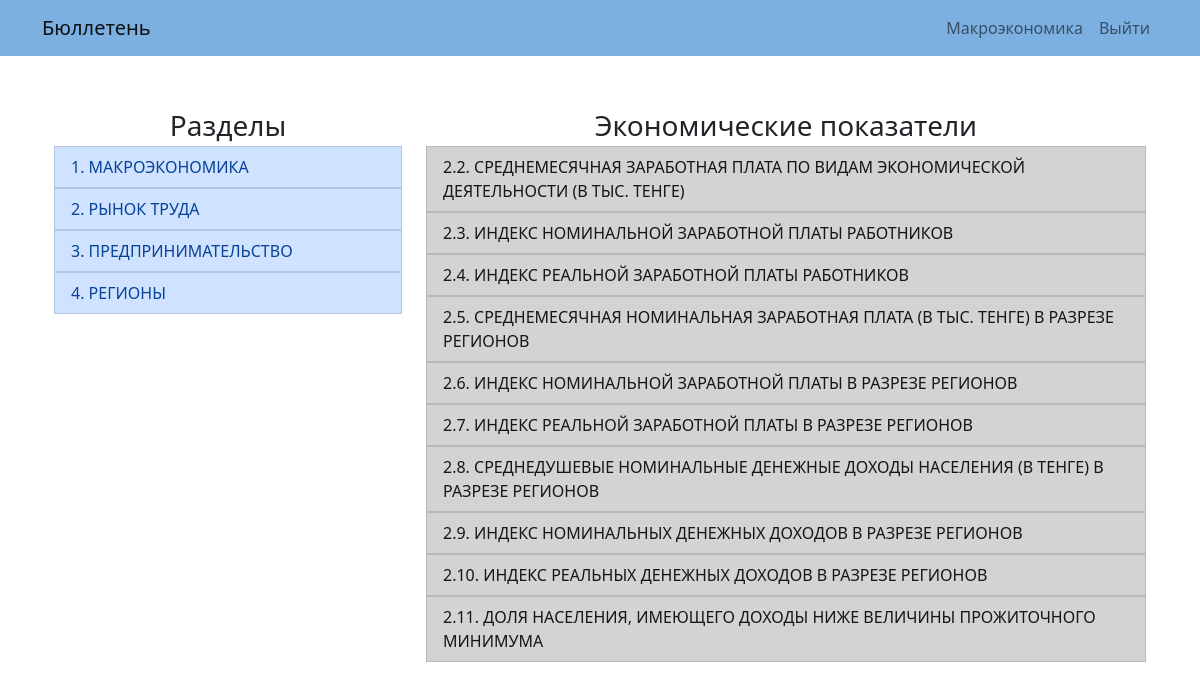
Before: /macroindex/labor-market (signed in) with the older database file.
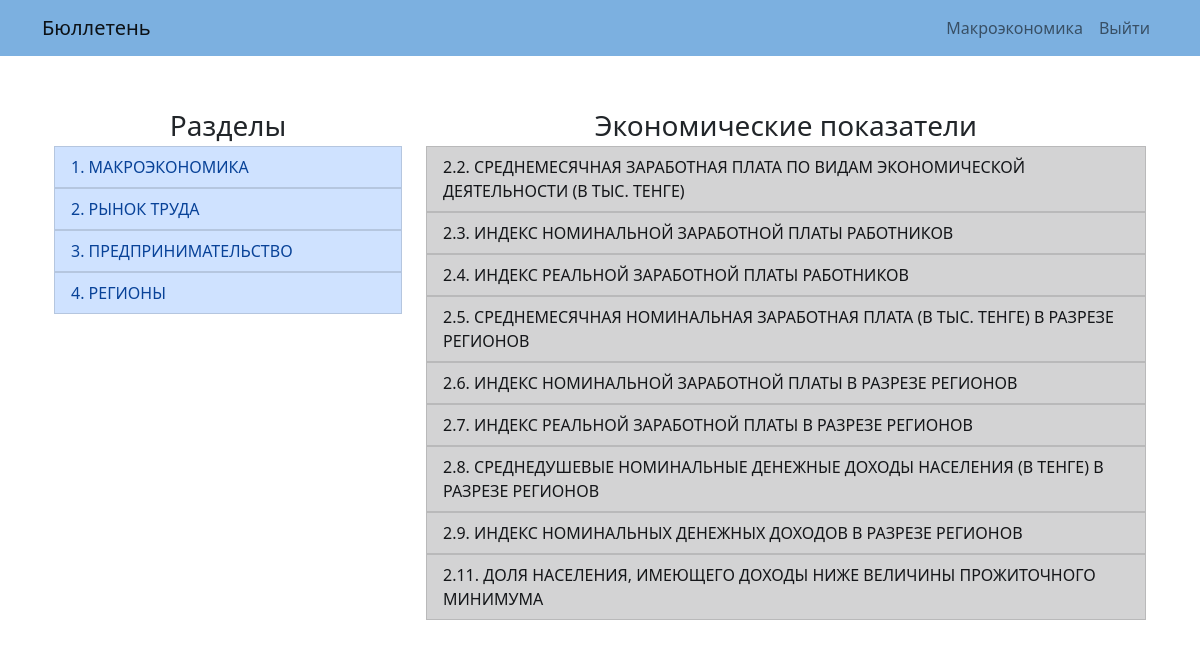
After: the same page with the newer database file.
### macroeconomics/models.py (models this page shows, shortened)
class Topic(models.Model):
    name = models.CharField(max_length=127, verbose_name="Название разделала")
    slug = models.CharField(max_length=127, unique=True, null=True)

class EconomicIndex(models.Model):
    name = models.CharField(max_length=255, unique=True)
    slug = models.CharField(max_length=127, unique=True, null=True)
    macro_topic = models.ForeignKey("Topic", on_delete=models.PROTECT)

### macroeconomics/views.py (the view, shortened to what this page needs)
# urls.py: path("macroindex/<slug:macroindex_slug>", views.macroindex, name="macroindex"),
def macroindex(request, macroindex_slug):
    if not request.user.is_authenticated:
        return redirect("login")
    topic_id = Topic.objects.get(slug=macroindex_slug).id
    economic_indices = EconomicIndex.objects.filter(macro_topic_id=topic_id)
    topics = Topic.objects.all()
    context = {
        "topics": topics,
        "economic_indices": economic_indices,
        "title": "Макроэкономика"
    }
    return render(request, "macroeconomics/macroindex.html", context=context)

### macroeconomics/templates/macroeconomics/macroindex.html (shortened to what this page needs)
{% extends "macroeconomics/layout.html" %}
{% load static %}
{% block body %}
    <div class="container">
        <div class="row">
            <div class="col-md-4">
                <div class="header-info">Разделы</div>
                <ul class="list-group">
                    {% for topic in topics %}
                        <a href="{% url 'macroindex' topic.slug %}" style="text-decoration: none;">
                            <li class="list-group-item list-group-item-primary">{{ topic.name }}</li>
                        </a>
                    {% endfor %}
                </ul>
            </div>
            {% if economic_indices %}
            <div class="col-md-8">
                <div class="header-info">Экономические показатели</div>
                <ul class="list-group">
                    {% for economic_index in economic_indices %}
                    <a href="{% url 'macroindex' economic_index.macro_topic.slug %}?name={{ economic_index.slug }}" style="text-decoration: none;">
                        <li class="list-group-item list-group-item-dark">{{ economic_index.name }}</li>
                    </a>
                    {% endfor %}
                </ul>
            </div>
            {% endif %}
        </div>
    </div>
{% endblock %}

Changed rows visible on the page:
removed EconomicIndex: name "2.10. ИНДЕКС РЕАЛЬНЫХ ДЕНЕЖНЫХ ДОХОДОВ В РАЗРЕЗЕ РЕГИОНОВ"
